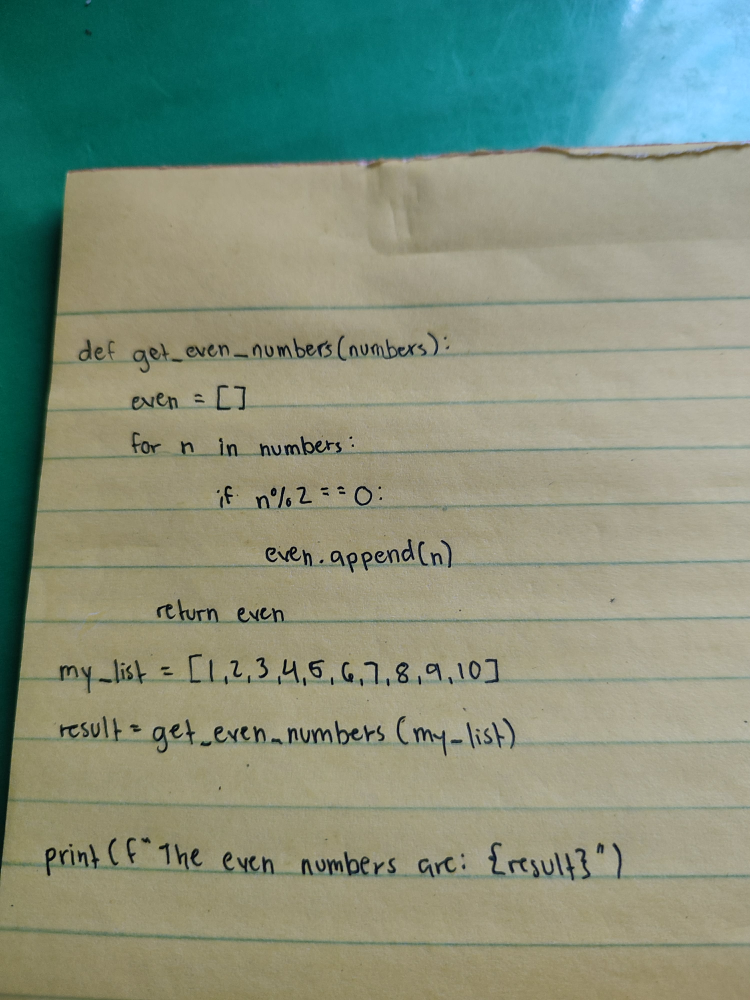
#> input picture uploads/4bddf230-1c70-49d4-8bbf-aa6c175d2a18_20260317_125204.jpg, 3000 x 4000 px (shown at 1/4 size); its folder holds only this picture in this run
$ python -i rapidocr_processor.py   (imports and definitions only)
#> lines starting #> are read from the running program, lines starting #| are printed output that depends on the picture; after the words box and inside, x2 and y2 are one past the last pixel; in counts of white or black regions, pixels touching at a corner belong together
import cv2
import numpy as np
import os
from rapidocr_onnxruntime import RapidOCR


def _deskew(gray):
    """Correct slight tilt before thresholding."""
    coords = np.column_stack(np.where(gray < 128))
    if len(coords) < 10:
        return gray
    angle = cv2.minAreaRect(coords.astype(np.float32))[-1]
    if angle < -45:
        angle = 90 + angle
    if abs(angle) < 0.5 or abs(angle) > 15:
        return gray
    h, w = gray.shape
    M = cv2.getRotationMatrix2D((w / 2, h / 2), angle, 1.0)
    return cv2.warpAffine(gray, M, (w, h),
                          flags=cv2.INTER_CUBIC,
                          borderMode=cv2.BORDER_REPLICATE)


def _crop_to_content(img):
    """
    Crop away dark borders (e.g. table/desk background in phone photos).
    Finds the largest bright rectangular region and crops to it.
    """
    gray = cv2.cvtColor(img, cv2.COLOR_BGR2GRAY) if len(img.shape) == 3 else img.copy()

    # Threshold to find bright (paper) region — use 160 to better separate
    # white notebook paper from dark desk/table backgrounds in phone photos
    _, bright_mask = cv2.threshold(gray, 160, 255, cv2.THRESH_BINARY)

    # Find bounding box of the bright region
    coords = cv2.findNonZero(bright_mask)
    if coords is None:
        return img  # can't crop, return as-is

    x, y, w, h = cv2.boundingRect(coords)

    # Add small padding
    pad = 20
    x = max(0, x - pad)
    y = max(0, y - pad)
    w = min(img.shape[1] - x, w + pad * 2)
    h = min(img.shape[0] - y, h + pad * 2)

    return img[y:y+h, x:x+w]


def _remove_ruled_lines(gray, original_bgr=None):
    """
    Remove horizontal ruled lines.  Bug D fix: uses HSV saturation channel
    when colour image is available so blue ink strokes survive.
    """
    if original_bgr is not None:
        hsv = cv2.cvtColor(original_bgr, cv2.COLOR_BGR2HSV)
        sat, val = hsv[:, :, 1], hsv[:, :, 2]
        line_mask = cv2.bitwise_and(
            cv2.threshold(sat, 60, 255, cv2.THRESH_BINARY_INV)[1],
            cv2.threshold(val, 100, 255, cv2.THRESH_BINARY)[1],
        )
        h, w = line_mask.shape
        h_kernel = cv2.getStructuringElement(cv2.MORPH_RECT, (w // 4, 1))
        detected = cv2.morphologyEx(line_mask, cv2.MORPH_OPEN, h_kernel, iterations=2)
        repair = cv2.getStructuringElement(cv2.MORPH_RECT, (1, 2))
        dilated = cv2.dilate(detected, repair, iterations=1)
        result = gray.copy()
        result[dilated > 0] = 255
        return result

    # Grayscale fallback
    _, binary = cv2.threshold(gray, 0, 255, cv2.THRESH_BINARY_INV + cv2.THRESH_OTSU)
    h, w = binary.shape
    horizontal_kernel = cv2.getStructuringElement(cv2.MORPH_RECT, (w // 5, 1))
    detected_lines = cv2.morphologyEx(binary, cv2.MORPH_OPEN, horizontal_kernel, iterations=2)
    repair_kernel = cv2.getStructuringElement(cv2.MORPH_RECT, (1, 3))
    lines_dilated = cv2.dilate(detected_lines, repair_kernel, iterations=1)
    cleaned = cv2.subtract(binary, lines_dilated)
    return cv2.bitwise_not(cleaned)


def _preprocess_variants(image_path):
    """
    Return multiple preprocessed versions of the image for RapidOCR to try.
    Each variant is a BGR numpy array (RapidOCR expects BGR).
    """
    img = cv2.imread(image_path)
#> img is the input picture: shape (4000, 3000, 3); mean B, G, R 124.4, 144.4, 130.9
    if img is None:
        return []

    # Step 1: crop dark borders
    img = _crop_to_content(img)
#> in _crop_to_content, `_, bright_mask = cv2.threshold(gray, 160, 255, cv2.THRESH_BINARY)`:
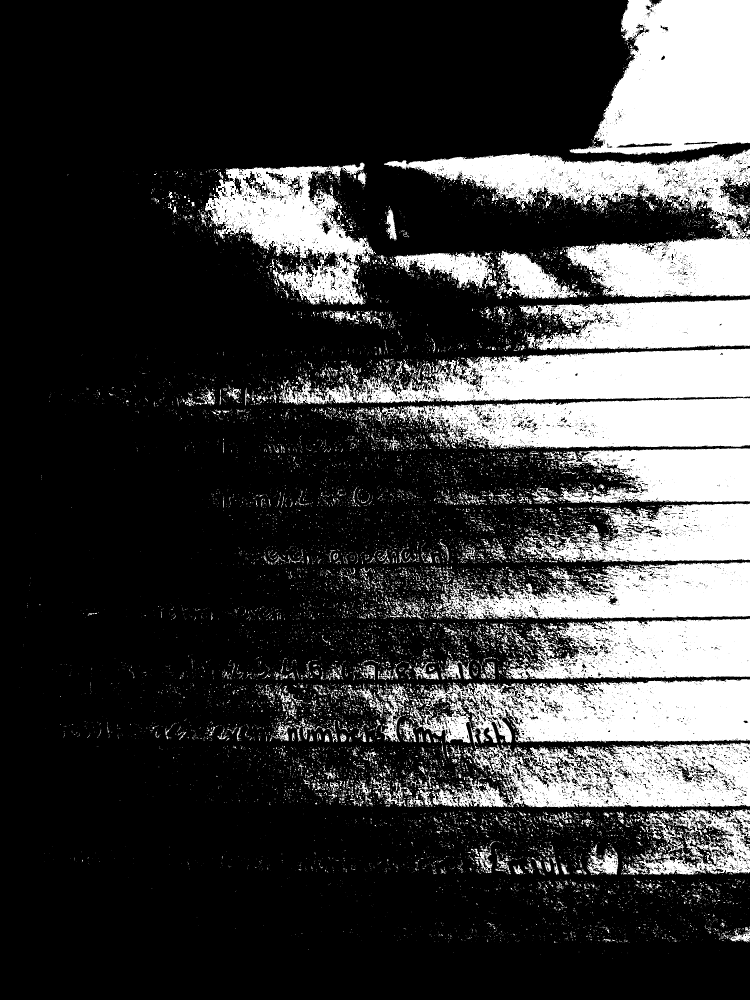
#> bright_mask: shape (4000, 3000) (shown at 1/4 size); 24.3% white; 19530 white regions (16725 under 20 px), largest, box (x1, y1, x2, y2) and area: (1536, 596, 3000, 1192) 323534, (2278, 0, 3000, 620) 314482, (1683, 2716, 3000, 2983) 254452
#> in _crop_to_content, `coords = cv2.findNonZero(bright_mask)`: coords = contour of 2914919 points, box (x1, y1, x2, y2) (77, 0, 3000, 3835), area 1337922
#> in _crop_to_content, `x, y, w, h = cv2.boundingRect(coords)`: x = 77; y = 0; w = 2923; h = 3835
#> in _crop_to_content, `x = max(0, x - pad)`: x = 57
#> in _crop_to_content, `w = min(img.shape[1] - x, w + pad * 2)`: w = 2943
#> in _crop_to_content, `h = min(img.shape[0] - y, h + pad * 2)`: h = 3875

    # Bug A fix: raise threshold 1500 → 2500, scale 2× → 3× for small images
    h, w = img.shape[:2]
    if max(h, w) < 2500:
        scale = 3 if max(h, w) < 1000 else 2
        img = cv2.resize(img, (img.shape[1] * scale, img.shape[0] * scale),
                         interpolation=cv2.INTER_CUBIC)

    gray = cv2.cvtColor(img, cv2.COLOR_BGR2GRAY)
#> gray: shape (3875, 2943)

    # Bug B fix: lower CLAHE aggressiveness to avoid grain amplification
    clahe = cv2.createCLAHE(clipLimit=1.5, tileGridSize=(4, 4))
    enhanced = clahe.apply(gray)

    # Bug C fix: gentle denoise — preserve thin syntax characters
    denoised = cv2.fastNlMeansDenoising(
        enhanced, None, h=7, templateWindowSize=5, searchWindowSize=21
    )

    # Bug E fix: deskew AFTER line removal (see _deskew call below)
    variants = []

    # V1: colour original — no destructive ops (Bug F)
    variants.append(('colour_original', img))

    # V2: colour-aware line removal + deskew after (Bug D + E)
    line_free = _remove_ruled_lines(denoised, original_bgr=img)
#> in _remove_ruled_lines, `sat, val = hsv[:, :, 1], hsv[:, :, 2]`:
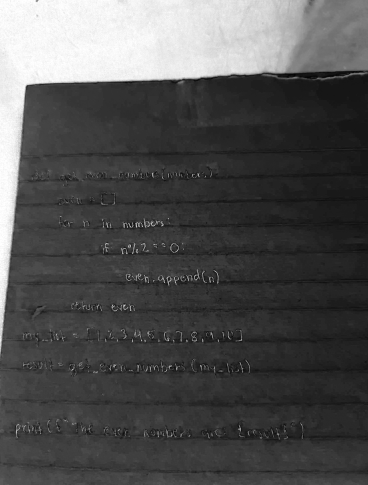
#> sat: shape (3875, 2943) (shown at 1/8 size); min 0, max 255, mean 80.2
#> in _remove_ruled_lines, `sat, val = hsv[:, :, 1], hsv[:, :, 2]`:
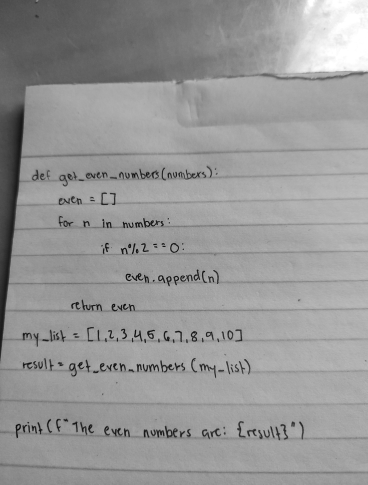
#> val: shape (3875, 2943) (shown at 1/8 size); min 0, max 255, mean 151.4
#> in _remove_ruled_lines, `result[dilated > 0] = 255`:
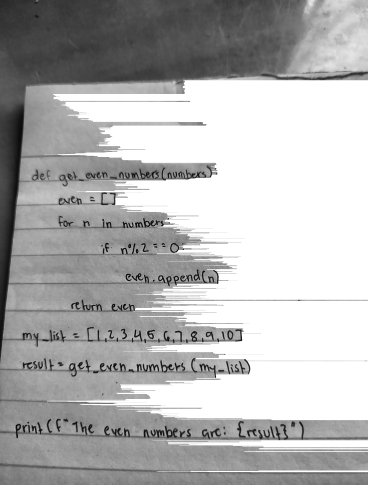
#> result: shape (3875, 2943) (shown at 1/8 size); min 1, max 255, mean 178.9
    line_free_deskewed = _deskew(line_free)
#> in _deskew, `coords = np.column_stack(np.where(gray < 128))`: coords = 2372526 pairs, first value 0 to 3874, second value 0 to 2942
#> in _deskew, `angle = cv2.minAreaRect(coords.astype(np.float32))[-1]`: angle = -90
#> in _deskew, `angle = 90 + angle`: angle = 0
    variants.append(('line_free', cv2.cvtColor(line_free_deskewed, cv2.COLOR_GRAY2BGR)))

    # V3: plain Otsu — sometimes better when lines are faint
    _, otsu = cv2.threshold(line_free_deskewed, 0, 255, cv2.THRESH_BINARY + cv2.THRESH_OTSU)
#> otsu: shape (3875, 2943); 41.2% white; 1476 white regions (1281 under 20 px), largest, box (x1, y1, x2, y2) and area: (352, 623, 2943, 2886) 3651728, (375, 2887, 2943, 3361) 727044, (2484, 0, 2943, 575) 180036
    variants.append(('otsu', cv2.cvtColor(otsu, cv2.COLOR_GRAY2BGR)))

    # V4: adaptive threshold on line-free deskewed image
    adaptive = cv2.adaptiveThreshold(
        line_free_deskewed, 255, cv2.ADAPTIVE_THRESH_GAUSSIAN_C, cv2.THRESH_BINARY, 15, 10
    )
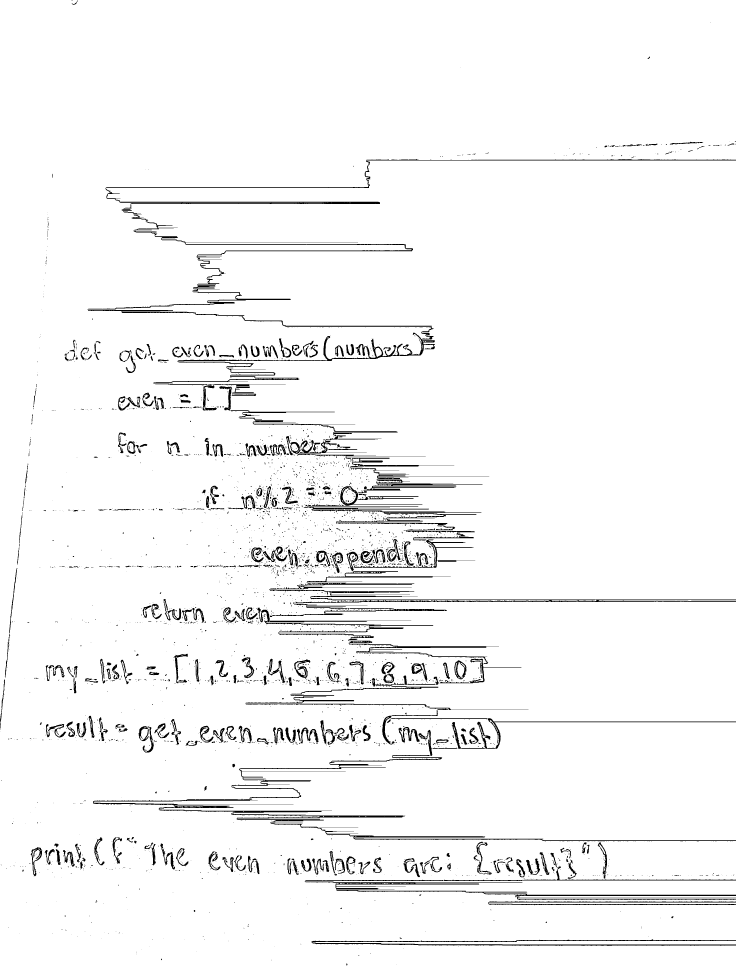
#> adaptive: shape (3875, 2943) (shown at 1/4 size); 96.4% white; 2956 black regions (2407 under 20 px), largest, box (x1, y1, x2, y2) and area: (372, 3020, 2943, 3366) 36002, (1219, 3411, 2943, 3600) 23789, (351, 860, 1735, 1358) 23556
    variants.append(('adaptive', cv2.cvtColor(adaptive, cv2.COLOR_GRAY2BGR)))

    # V5: sharpen + colour-aware line removal
    kernel = np.array([[-1, -1, -1], [-1, 9, -1], [-1, -1, -1]])
    sharpened = cv2.filter2D(denoised, -1, kernel)
    sharp_lf = _remove_ruled_lines(sharpened, original_bgr=img)
    variants.append(('sharpened', cv2.cvtColor(sharp_lf, cv2.COLOR_GRAY2BGR)))

    return variants


# [4 lines left out: function _score_text, not called in this run]


class RapidOCRProcessor:
    """Handwriting recognition using RapidOCR with ruled-line-aware preprocessing."""

    # [84 lines left out: functions __init__, preprocess_image, extract_text, not called in this run]


# Singleton instance
_rapidocr_instance: RapidOCRProcessor | None = None


# [6 lines left out: function get_rapidocr_processor, not called in this run]

>>> result = _preprocess_variants('uploads/4bddf230-1c70-49d4-8bbf-aa6c175d2a18_20260317_125204.jpg')
#> result = 5 items

$ run again, on uploads/5decc336-07de-4221-bc4c-fd26f22d47b0_20260308_141826_20260313_182610.jpg
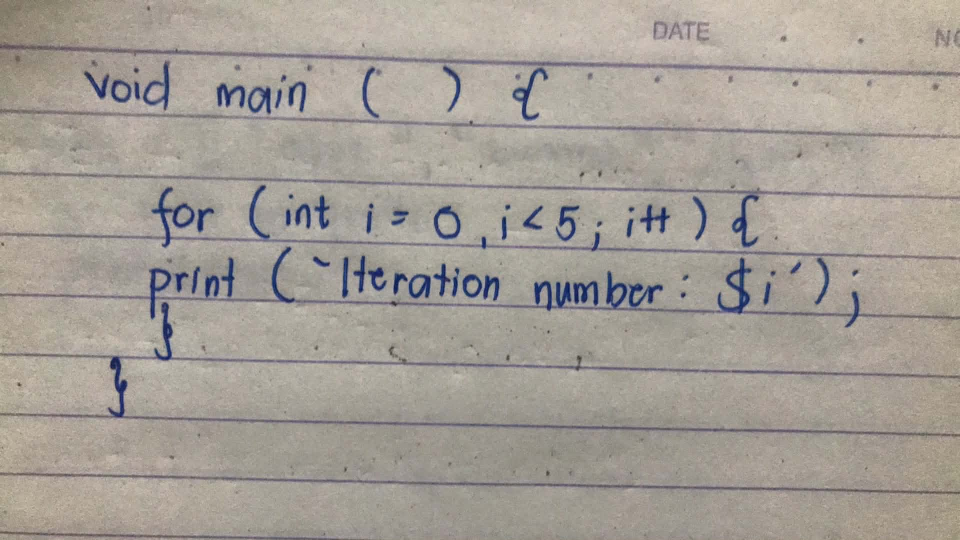
#> input picture uploads/5decc336-07de-4221-bc4c-fd26f22d47b0_20260308_141826_20260313_182610.jpg, 1920 x 1080 px (shown at 1/2 size)
#> in _preprocess_variants, img is the input picture: shape (1080, 1920, 3); mean B, G, R 150.6, 158.3, 164.7
#> in _crop_to_content, `_, bright_mask = cv2.threshold(gray, 160, 255, cv2.THRESH_BINARY)`:
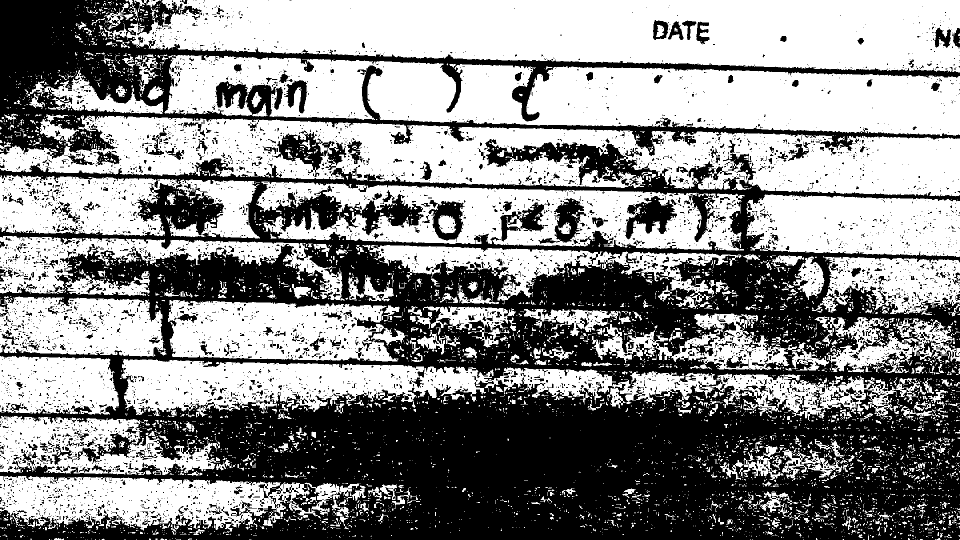
#> bright_mask: shape (1080, 1920) (shown at 1/2 size); 55.1% white; 5487 black regions (4837 under 20 px), largest, box (x1, y1, x2, y2) and area: (0, 278, 1920, 1080) 724926, (0, 0, 1920, 318) 115936, (544, 264, 693, 354) 4919
#> in _crop_to_content, `coords = cv2.findNonZero(bright_mask)`: coords = contour of 1142189 points, box (x1, y1, x2, y2) (0, 0, 1920, 1080), area 79330
#> in _crop_to_content, `x, y, w, h = cv2.boundingRect(coords)`: x = 0; w = 1920; h = 1080
#> img: shape (2160, 3840, 3)
#> hsv: shape (2160, 3840, 3); mean H, S, V 28.8, 27.7, 166.3
#> line_mask: shape (2160, 3840); 97.4% white; 625 black regions (361 under 20 px), largest, box (x1, y1, x2, y2) and area: (2872, 1031, 3006, 1254) 9407, (608, 749, 779, 990) 9018, (433, 1427, 509, 1671) 6779
#> detected: shape (2160, 3840); 67.4% white; 34 black regions (5 under 20 px), largest, box (x1, y1, x2, y2) and area: (0, 743, 3840, 1743) 2165289, (0, 248, 3840, 480) 420734, (0, 1884, 2199, 1920) 22005
#> dilated: shape (2160, 3840); 68% white; 30 black regions (6 under 20 px), largest, box (x1, y1, x2, y2) and area: (0, 744, 3840, 1743) 2139331, (0, 249, 3840, 480) 412564, (0, 1885, 2199, 1920) 19215
#> in _deskew, `coords = np.column_stack(np.where(gray < 128))`: coords = 503151 pairs, first value 32 to 2159, second value 0 to 3839
#> in _deskew, `angle = cv2.minAreaRect(coords.astype(np.float32))[-1]`: angle = -90
#> in _deskew, `angle = 90 + angle`: angle = 0
#> otsu: shape (2160, 3840); 68.4% white; 53 black regions (17 under 20 px), largest, box (x1, y1, x2, y2) and area: (0, 744, 3840, 1743) 2067551, (0, 249, 3840, 480) 407919, (623, 1461, 2733, 1481) 33769
#> in _preprocess_variants, `adaptive = cv2.adaptiveThreshold( line_free_deskewed, 255, cv2.ADAPTIV..`:
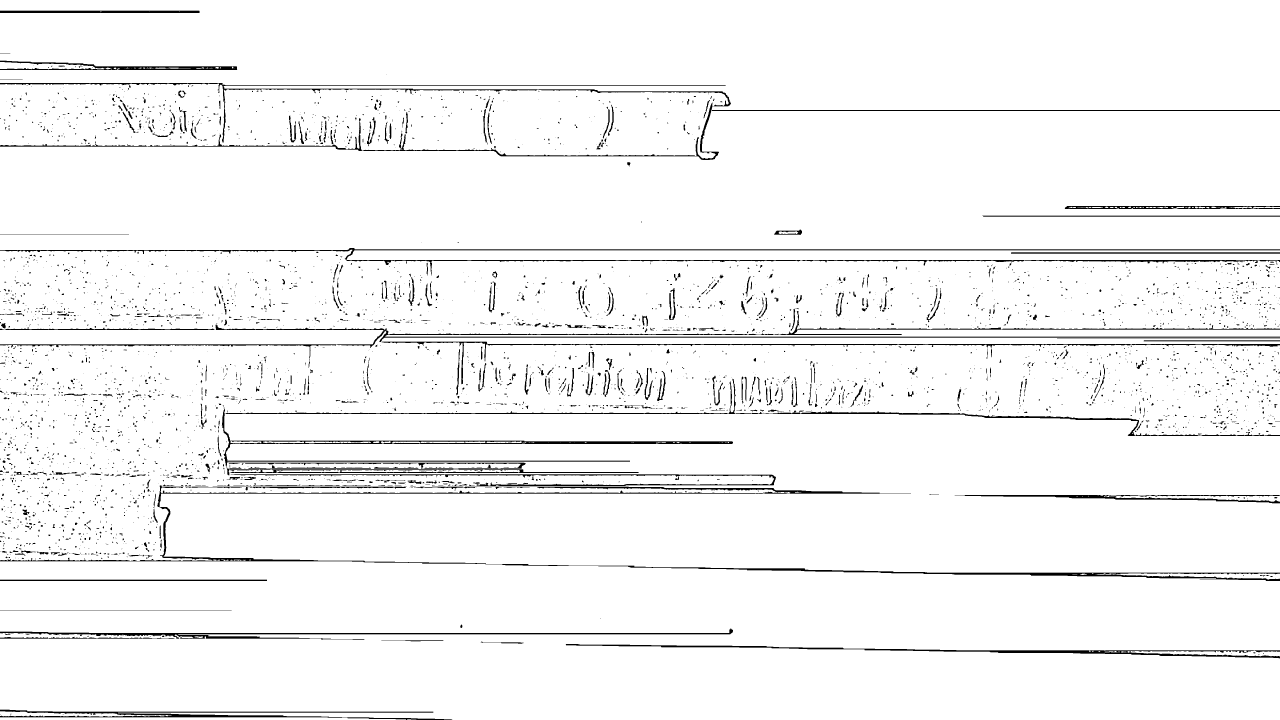
#> adaptive: shape (2160, 3840) (shown at 1/3 size); 96.2% white; 4001 black regions (3133 under 20 px), largest, box (x1, y1, x2, y2) and area: (665, 1136, 3840, 1427) 33665, (0, 1456, 3840, 1743) 30899, (0, 933, 3840, 1104) 23792
#> `result = _preprocess_variants('uploads/4bddf230-1c70-49d4-8bbf-aa6c175..`: result = 5 items
